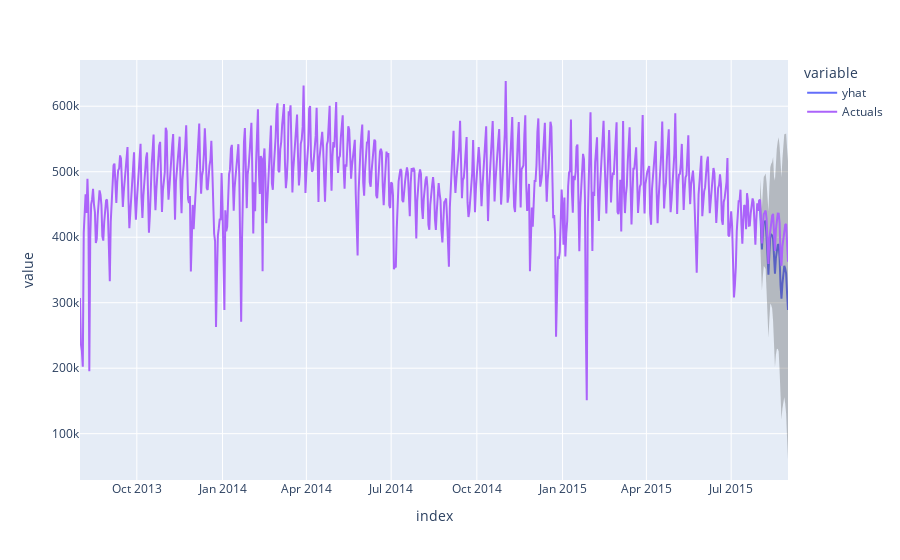

Source (notebook cell):
### Code cell
import plotly.express as px
import plotly.graph_objects as go

fig = px.line(future_predictions, x=future_predictions.index, y=['yhat'])

# , 'mean_ci_lower', 'mean_ci_upper'
fig.add_trace(go.Scatter(
        name='Upper Bound',
        x=future_predictions.index,
        y=future_predictions['mean_ci_upper'],
        mode='lines',
        line=dict(width=0),
        showlegend=False
    ))
fig.add_trace(go.Scatter(
        name='Lower Bound',
        x=future_predictions.index,
        y=future_predictions['mean_ci_lower'],
        mode='lines',
        fillcolor='rgba(68, 68, 68, 0.3)',
        fill='tonexty',
        line=dict(width=0),
        showlegend=False
    ))



fig.add_trace(go.Scatter(x = raw_data.index, y=raw_data['total_rides'], name='Actuals'))

fig.show()
